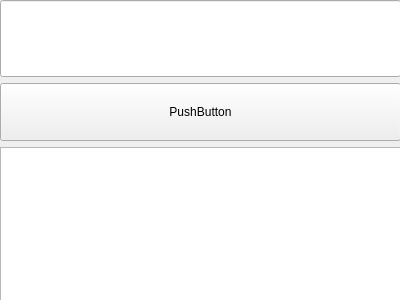
<?xml version="1.0" encoding="UTF-8"?>
<ui version="4.0">
 <class>Form</class>
 <widget class="QWidget" name="Form">
  <property name="geometry">
   <rect>
    <x>0</x>
    <y>0</y>
    <width>400</width>
    <height>300</height>
   </rect>
  </property>
  <property name="windowTitle">
   <string>Form</string>
  </property>
  <widget class="QWidget" name="verticalLayoutWidget">
   <property name="geometry">
    <rect>
     <x>0</x>
     <y>0</y>
     <width>401</width>
     <height>301</height>
    </rect>
   </property>
   <layout class="QVBoxLayout" name="verticalLayout">
    <item>
     <widget class="QLineEdit" name="le">
      <property name="sizePolicy">
       <sizepolicy hsizetype="Expanding" vsizetype="Expanding">
        <horstretch>0</horstretch>
        <verstretch>4</verstretch>
       </sizepolicy>
      </property>
     </widget>
    </item>
    <item>
     <widget class="QPushButton" name="pb_1">
      <property name="sizePolicy">
       <sizepolicy hsizetype="Minimum" vsizetype="Expanding">
        <horstretch>0</horstretch>
        <verstretch>3</verstretch>
       </sizepolicy>
      </property>
      <property name="text">
       <string>PushButton</string>
      </property>
     </widget>
    </item>
    <item>
     <widget class="QTextBrowser" name="tb">
      <property name="sizePolicy">
       <sizepolicy hsizetype="Expanding" vsizetype="Expanding">
        <horstretch>0</horstretch>
        <verstretch>8</verstretch>
       </sizepolicy>
      </property>
     </widget>
    </item>
   </layout>
  </widget>
 </widget>
 <resources/>
 <connections>
  <connection>
   <sender>pb_1</sender>
   <signal>clicked()</signal>
   <receiver>tb</receiver>
   <slot>clear()</slot>
   <hints>
    <hint type="sourcelabel">
     <x>181</x>
     <y>119</y>
    </hint>
    <hint type="destinationlabel">
     <x>188</x>
     <y>209</y>
    </hint>
   </hints>
  </connection>
 </connections>
 <designerdata>
  <property name="gridDeltaX">
   <number>10</number>
  </property>
  <property name="gridDeltaY">
   <number>10</number>
  </property>
  <property name="gridSnapX">
   <bool>true</bool>
  </property>
  <property name="gridSnapY">
   <bool>true</bool>
  </property>
  <property name="gridVisible">
   <bool>true</bool>
  </property>
 </designerdata>
</ui>
